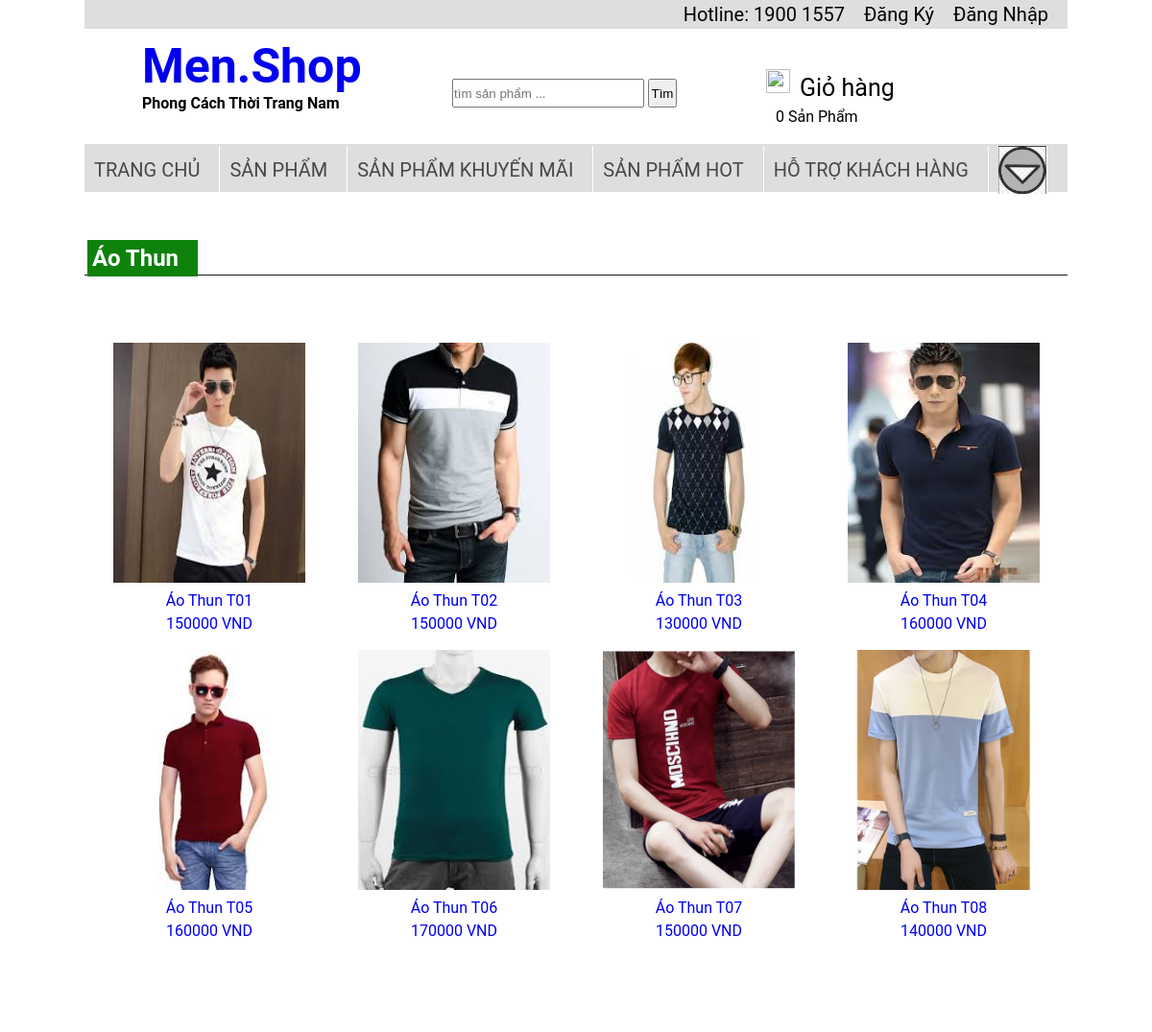
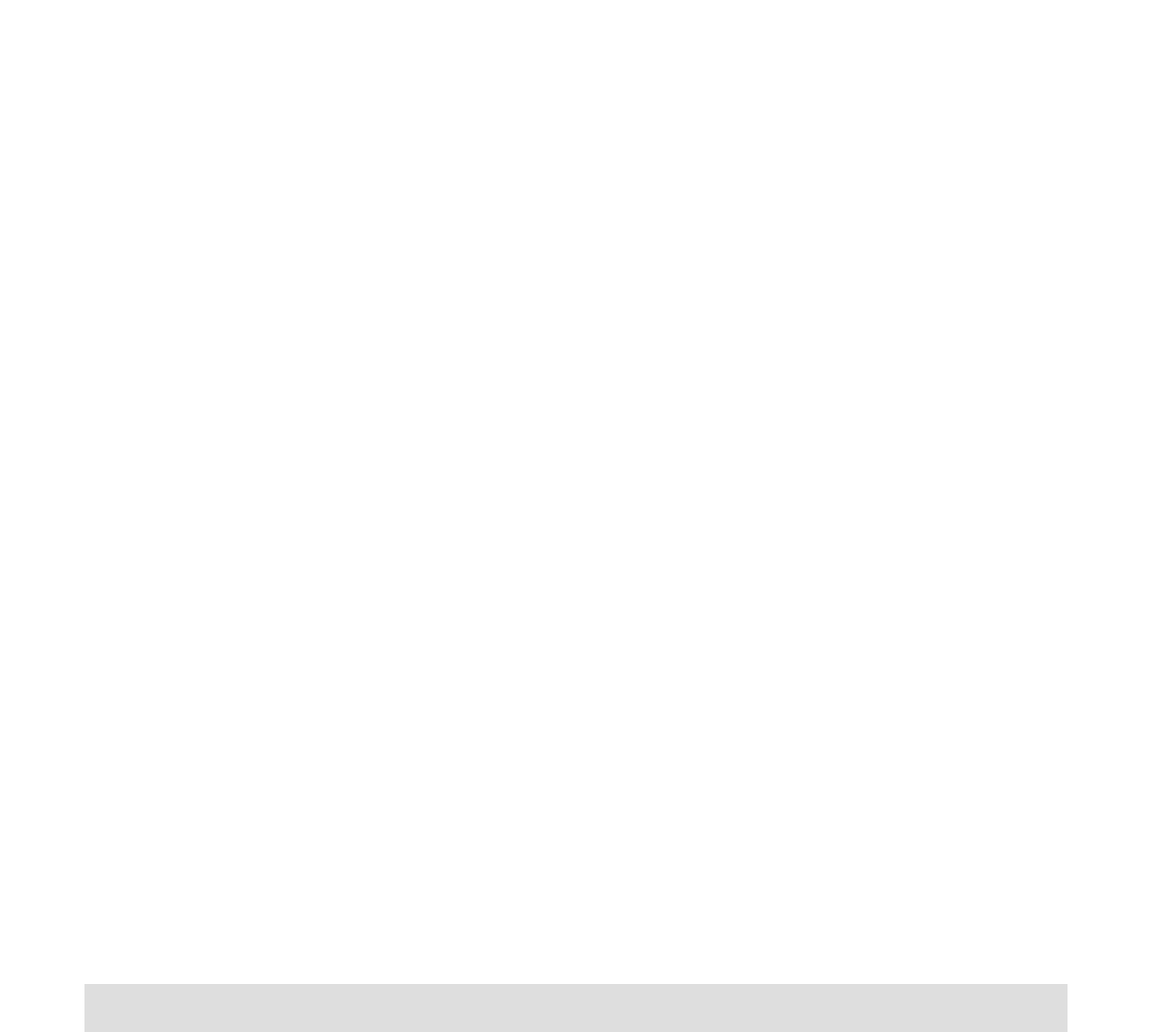
The page /menshop/at.php on the database its author committed (2 pictures, top to bottom).
### tables this page shows
CREATE TABLE `sanpham` (
  `masp` varchar(20) NOT NULL,
  `manhom` varchar(20) NOT NULL,
  `tensp` varchar(50) NOT NULL,
  `anhsp` varchar(50) NOT NULL,
  `gia` int(11) NOT NULL
);

### menshop/at.php (the view, shortened to what this page needs)
<html>
	<head>
	   	<link rel="stylesheet" type="text/css" href="css/style.css" title="style">
	</head>
	<body>
		<div class="container">
            <?php
            include('includes/top.php');
            include('includes/header.php');
            include('includes/menu.php');
            ?>
            <div class="content">
                <?php
                    include('includes/mysqli_connect.php');
                    $jquery = mysqli_query($dbc,"select * from sanpham where manhom = 'AT'");
                ?>
                <div class="aothun">
                        <h2 class="aot"><a href="shirt.html">Áo Thun</a></h2>
                        <ul>
                            <?php while($row = mysqli_fetch_array($jquery)){?>
                            <li><a href="ctsp.php?masp=<?php echo $row["masp"] ?>">
                                <img src="<?php echo $row["anhsp"] ?>" width="200" height="250" />
                                <p><?php echo $row["tensp"] ?></p>
                                <p></p><?php echo $row["gia"] ?> VND</p>
                            </a></li>
                            <?php }
                                 ?>
                        </ul>
                </div>
            </div>
              <?php
             include('includes/footer.php');
    		?>
     </div>
	</body>
</html>

### menshop/css/style.css (style rules this page uses)
body { font-family: "Roboto","segoe ui",Helvetica,Arial,sans-serif; }
* { margin: 0; padding: 0 }
.container { width: 1024px; height: auto; margin: auto; }
.content { width: 1024px;height:1800px; }
.aothun { display: inline-block; width: 100%; float: left; margin-bottom: 10px; }
.aothun h2 { margin-top: 50px; padding: 3px; border-bottom: 1px solid #1c1c1c; }
.aothun h2 a { background: #0f820c; padding: 5px; padding-right:20px; color: white; text-decoration: none; }
.aothun ul { width: 100%; list-style: none; }
.aothun ul li { width: 250px; height: 250px; margin-top: 10px; text-align: center; float: left; margin-left: 5px; padding-top: 60px; }
.aothun ul li a { text-decoration: none; }
.aothun ul li a p { margin-top: 5px; }

### rows shown on the page
sanpham: shows a picture, tensp "Áo Thun T01", gia "150000"
sanpham: shows a picture, tensp "Áo Thun T02", gia "150000"
sanpham: shows a picture, tensp "Áo Thun T03", gia "130000"
sanpham: shows a picture, tensp "Áo Thun T04", gia "160000"
sanpham: shows a picture, tensp "Áo Thun T05", gia "160000"
sanpham: shows a picture, tensp "Áo Thun T06", gia "170000"
sanpham: shows a picture, tensp "Áo Thun T07", gia "150000"
sanpham: shows a picture, tensp "Áo Thun T08", gia "140000"
